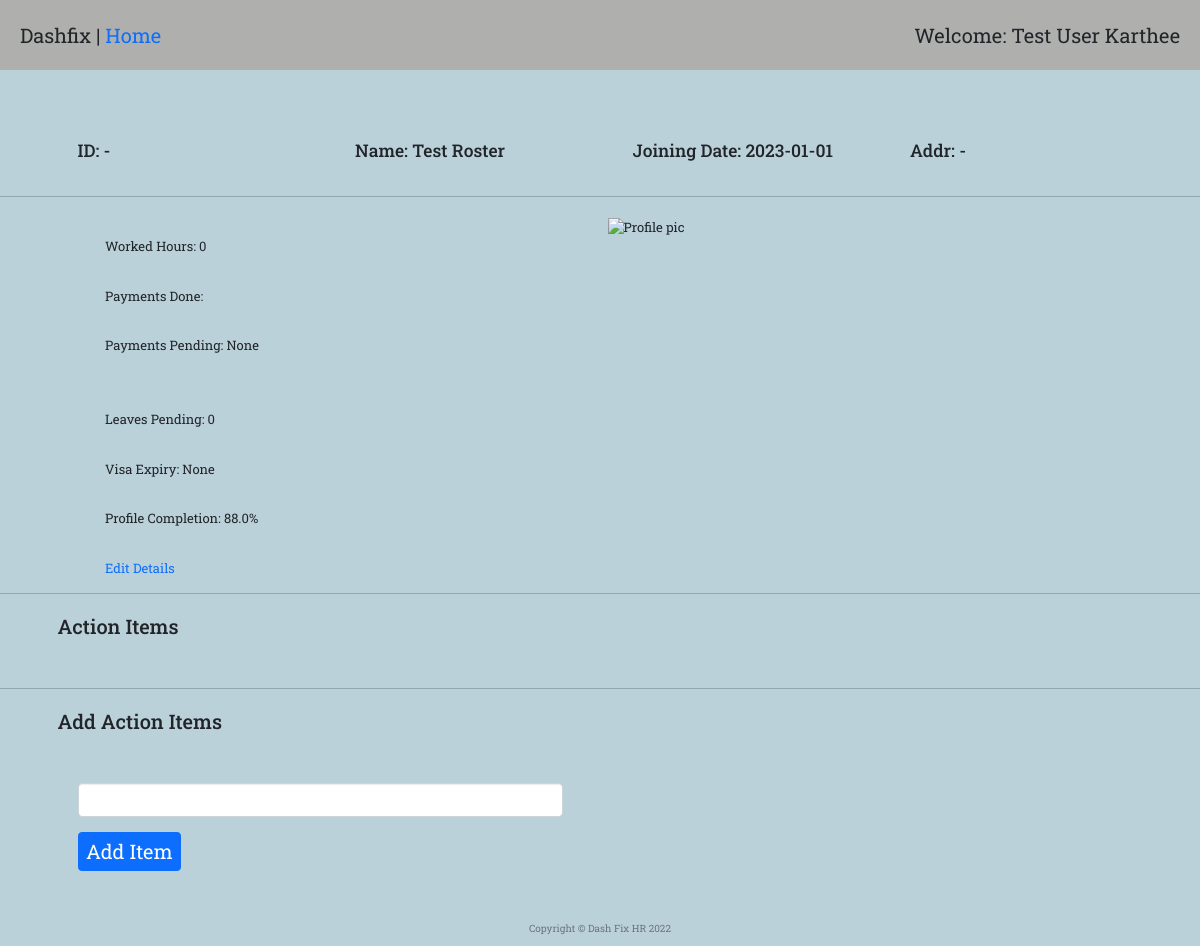
The app's page /employee_view/1 (signed in) with its own data.
### main.py (models this page shows)
class User(UserMixin, db.Model):
    __tablename__ = "Users"
    id = Column(Integer, primary_key=True)
    email = Column(String(100), unique=True)
    password = Column(String(100))
    name = Column(String(1000))
    employee = relationship("employeeMaster", back_populates="user")
    roster = relationship("rosterMaster", back_populates="user")
    timesheet = relationship("timesheetMaster", back_populates="user")
    leave = relationship("leaveApplicationMaster", back_populates="user")
    passport = relationship("passportApplicationMaster", back_populates="user")

class employeeMaster(db.Model):
    __tablename__ = "employeeMaster"
    id = Column(Integer, primary_key=True)
    employeeID = Column(String(300))
    joining_date = Column(DateTime)
    name = Column(String(300))
    addressUae = Column(String(300))
    poBox = Column(String(300))
    mobilePersonal = Column(Integer)
    mobileHome = Column(Integer)
    personalMail = Column(String(300))
    addressHome = Column(String(300))
    passportNumber = Column(Integer)
    nationality = Column(String(300))
    ownCar = Column(Boolean)
    carRent = Column(Boolean)
    company_laptop = Column(String(300))
    company_mobile = Column(String(300))
    emUaeName = Column(String(300))
    emUaeRel = Column(String(300))
    emUaeAddr = Column(String(300))
    emUaeMobileNumber = Column(Integer)
    emUaeHomeNumber = Column(Integer)
    originCountry = Column(String(300))
    emCoName = Column(String(300))
    emCoRel = Column(String(300))
    emCoAddr = Column(String(300))
    emCoMobileNumber = Column(Integer)
    emCoHomeNumber = Column(Integer)
    createdBy = Column(Integer, ForeignKey("Users.id"))
    user = relationship("User", back_populates="employee")
    departmentId = Column(Integer, ForeignKey("departmentMaster.id"))
    department = relationship("departmentMaster", back_populates="employee")
    document = relationship("documentMaster", back_populates="employee")
    actionItem = relationship("actionItemMaster", back_populates="employee")
    leave = relationship("leaveApplicationMaster", back_populates="employee")
    passport = relationship("passportApplicationMaster", back_populates="employee")
    timesheet = relationship("timesheetEntryMaster", back_populates="employee")
    roster = relationship("rosterEntryMaster", back_populates="employee")
    details = relationship("employeeDetails", back_populates="employee")

class employeeDetails(db.Model):
    __tablename__ = "employeeDetails"
    id = Column(Integer, primary_key=True)
    payments_done = Column(String(300))
    payments_pending = Column(String(300))
    total_leaves = Column(String(300))
    visa_expiry = Column(String(300))
    dummy1 = Column(String(300))
    dummy2 = Column(String(300))
    dummy3 = Column(String(300))
    dummy4 = Column(String(300))
    employeeID = Column(Integer, ForeignKey("employeeMaster.id"))
    employee = relationship("employeeMaster", back_populates="details")

### main.py (the view, shortened to what this page needs)
@app.route("/employee_view/<employee_id>", methods=["GET", "POST"])
@admin_only
def employee_view(employee_id):
    form = ActionItem()
    employee_element = employeeMaster.query.get(employee_id)
    detail_element = db.session.query(employeeDetails).filter_by(employee=employee_element).first()
    a = str(employee_element.joining_date)
    date_str = a[:10]
    actionItems = db.session.query(actionItemMaster).filter_by(employeeID=employee_id).all()
    doc_element = db.session.query(documentMaster).filter_by(employeeID=employee_id).first()
    img_element__ = db.session.query(Img).filter_by(employeeID=employee_id).all()
    if len(img_element__) > 0:
        img_element = img_element__[-1]
        if img_element:
            img_id = int(img_element.id)
            img_url = img_id
        else:
            img_url = 'https://www.kindpng.com/picc/m/252-2524695_dummy-profile-image-jpg-hd-png-download.png'
    else:
        img_url = 'https://www.kindpng.com/picc/m/252-2524695_dummy-profile-image-jpg-hd-png-download.png'
    print(img_url)
    ts_employee = db.session.query(timesheetEntryMaster).filter_by(employeeID=employee_id).all()
    totalHours = 0
    for i in ts_employee:
        b = (i.timeOut1 - i.timeIn1) + (i.timeOut2 - i.timeIn2)
        totalHours += b
    list_empl = [employee_element.name,
                 employee_element.addressUae,
                 employee_element.poBox,
                 employee_element.mobilePersonal,
                 employee_element.mobileHome,
                 employee_element.personalMail,
                 employee_element.addressHome,
                 employee_element.passportNumber,
                 employee_element.nationality,
                 employee_element.emUaeName,
                 employee_element.emUaeRel,
                 employee_element.emUaeAddr,
                 employee_element.emUaeMobileNumber,
                 employee_element.emUaeHomeNumber,
                 employee_element.originCountry,
                 employee_element.emCoName,
                 employee_element.emCoRel,
                 employee_element.emCoAddr,
                 employee_element.emCoMobileNumber,
                 employee_element.emCoHomeNumber,
                 employee_element.employeeID,
                 employee_element.joining_date,
                 employee_element.company_laptop,
                 employee_element.company_mobile]
    profileCompletion = 0
    for i in list_empl:
        if not i:
            profileCompletion += 1
    profilePercent = ((len(list_empl) - profileCompletion) / len(list_empl)) * 100
    leave_element = db.session.query(leaveApplicationMaster).filter_by(employee=employee_element).all()
    t_leaves = 0
    if detail_element.total_leaves:
        total_leaves_pending = int(detail_element.total_leaves) - t_leaves
    else:
        total_leaves_pending = 0
    if form.validate_on_submit():
        newActionItem = actionItemMaster(actionText=form.content.data, employee=employee_element)
        db.session.add(newActionItem)
        db.session.commit()
        return redirect(url_for("employee_view", employee_id=employee_id))
    return render_template("employee_view.html", employee=employee_element, form=form, date_str=date_str,
                           workedHours=totalHours, profile=round(profilePercent, 0), items=actionItems, img_url=img_url,
                           len=range(len(actionItems)), user=current_user, details=detail_element,
                           p_l=total_leaves_pending)

### forms.py
class ActionItem(FlaskForm):
    content = StringField("", default="")
    submit = SubmitField("Add Item")

### main.py (called while the page is built)
def admin_only(f):
    @wraps(f)
    def decorated_function(*args, **kwargs):
        admin = User.query.all()
        admin_id = []
        for i in admin:
            id_ = i.id
            admin_id.append(id_)
        if current_user.id not in admin_id:
            return abort(403)
        return f(*args, **kwargs)
    return decorated_function

@login_manager.user_loader
def load_user(user_id):
    return User.query.get(int(user_id))

### templates/employee_view.html (shortened to what this page needs)
{% extends 'bootstrap/base.html' %}
{% import "bootstrap/wtf.html" as wtf %}
{% block content %}
{% include "header.html" %}
  <div class="welcome">
    <span>Dashfix | <a href="{{url_for('home')}}">Home</a></span>
    <span>Welcome: {{user.name}}</span>
  </div>
  <div class="row reports" style="margin-bottom: 30px; margin-left: 70px; margin-top: 70px;">
      <div class="col-3">
        <h3>ID: {{ employee.employeeID }}</h3>
      </div>
      <div class="col-3">
        <h3>Name: {{employee.name}}</h3>
      </div>
      <div class="col-3">
        <h3>Joining Date: {{date_str}}</h3>
      </div>
      <div class="col-3">
        <h3>Addr: {{employee.addressUae}}</h3>
      </div>
  </div>
  <hr>
  <div class="row">
      <div class="col-6">
        <div class="row" style="margin-bottom: 5px; margin-left: 70px;"><p>Worked Hours: {{ workedHours }}</p></div>
        <div class="row" style="margin-bottom: 5px; margin-left: 70px;"><p>Payments Done: {{details.payments_done}}</p></div>
        <div class="row" style="margin-bottom: 5px; margin-left: 70px;"><p>Payments Pending: {{details.payments_pending}}</p></div><br>
        <div class="row" style="margin-bottom: 5px; margin-left: 70px;"><p>Leaves Pending: {{p_l}}</p></div>
        <div class="row" style="margin-bottom: 5px; margin-left: 70px;"><p>Visa Expiry: {{details.visa_expiry}}</p></div>
        <div class="row" style="margin-bottom: 5px; margin-left: 70px;"><p>Profile Completion: {{ profile }}%</p></div>
        <div class="row" style="margin-bottom: 5px; margin-left: 70px;"><a href="{{url_for('employee_details', employee_id=employee.id)}}">Edit Details</a></div>
      </div>
      <div class="col-6">
        <img src="https://dfshr.herokuapp.com/image/{{img_url}}" alt="Profile pic" style="width: 50%;">
      </div>
  </div>
  <hr>
  <div class="row reports" style="margin-bottom: 20px;" >
      <h2 style="text-align: left">Action Items</h2>
  </div>
   <hr>
  <div class="row reports" style="margin-bottom: 0;" >
      <h2 style="text-align: left">Add Action Items</h2>
  </div>
  <div class="row reports" style="margin-bottom: 50px; margin-left: 70px; margin-top: 0; width: 500px;">
      {{ wtf.quick_form(form, novalidate=True, button_map={"submit": "primary"}) }}
  </div>
{% include "footer.html" %}
{% endblock %}

### static/styles1.css (style rules this page uses)
body { font-family: 'Roboto Slab', serif; }
.btn { font-size: 2rem; }
body { background-color: #bbd1da; }
.welcome { background-color: #afb0ad; display: flex; justify-content: space-between; padding: 20px; font-size: 2rem; }
.row, h5 { margin-top: 20px; margin-right: 20px; margin-left: 20px; }
div { font-size: 1.3rem; margin: 0px; padding-right: 0px; }
h2 { text-align: center; margin: 30px; }
.time_suc_entry, p { text-size: 1.8rem; }
a:link { text-decoration: none; text-color: black; }

### records on screen
User: name "Test User Karthee"
employeeMaster: employeeID "-", name "Test Roster", addressUae "-"
employeeDetails: payments_pending "None", visa_expiry "None"

### other values on screen
{{ date_str }} "2023-01-01"
{{ workedHours }} "0"
{{ p_l }} "0"
{{ profile }} "88.0"
